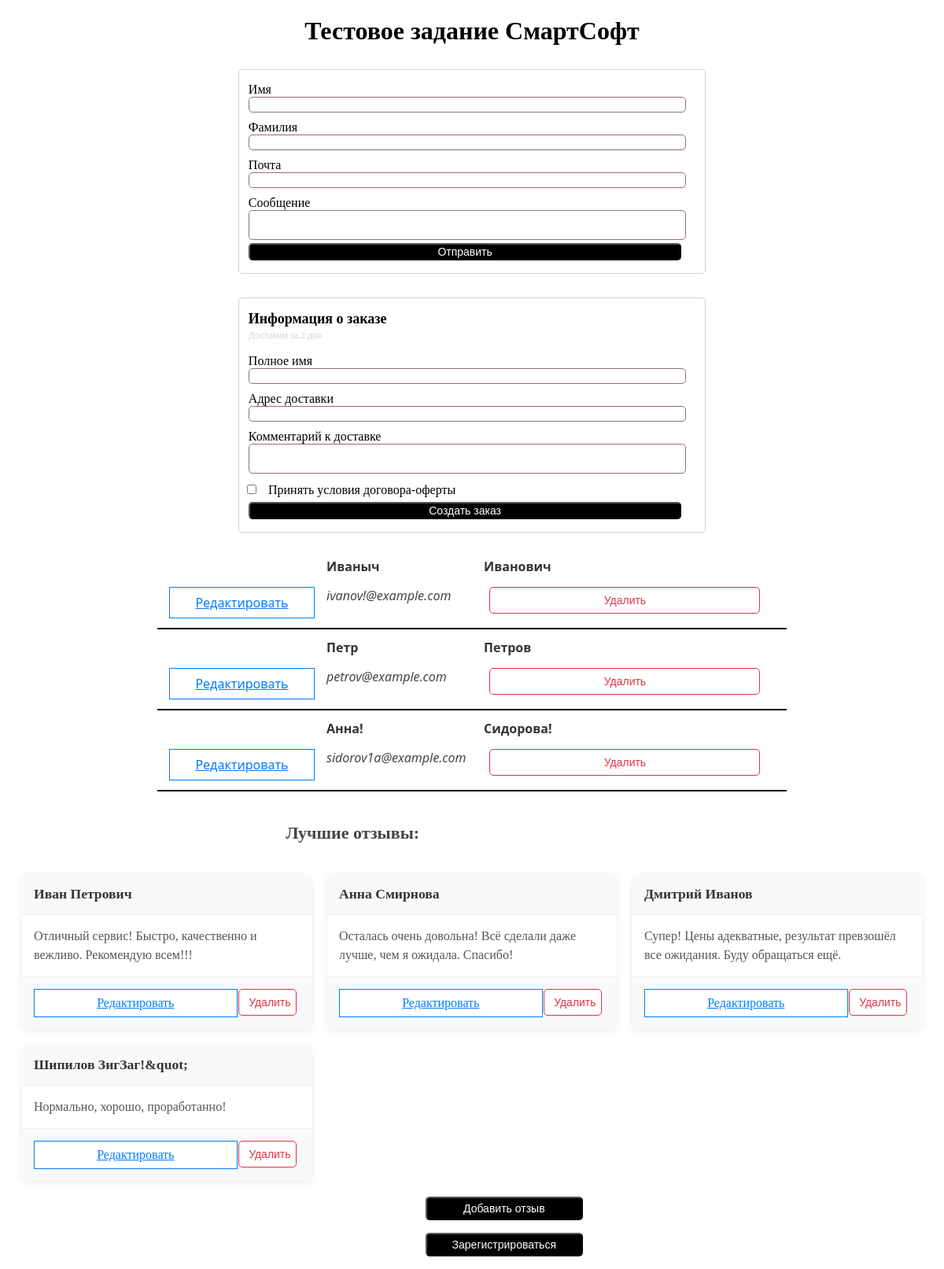
The page / on the database its author committed.
### tables this page shows
CREATE TABLE `users` (
  `id` int NOT NULL AUTO_INCREMENT,
  `name` varchar(255) DEFAULT NULL,
  `surname` varchar(255) DEFAULT NULL,
  `email` varchar(255) DEFAULT NULL,
  `message` text,
  PRIMARY KEY (`id`)
);

CREATE TABLE `reviews` (
  `id` int NOT NULL AUTO_INCREMENT,
  `name` varchar(255) DEFAULT NULL,
  `address` varchar(255) NOT NULL,
  `comment` text,
  PRIMARY KEY (`id`)
);

### Templates/Template.php (called while the page is built, shortened)
<?php
class Template {
    private $file_name = '';
    private $variables = null;
    function __construct($file_name, $variables)
    {
        $this->file_name = $file_name;
        $this->variables = $variables;
    }
    public function view(): string
    {
        $file_name = $this->getFileName();
        $variables = $this->getVariables();
        include $file_name;
        return ob_get_clean();
    }
    private function getFileName(): string
    {
        return $this->file_name;
    }
    private function getVariables(): ?array
    {
        return $this->variables;
    }
}
?>

### index.php (called while the page is built, shortened)
<?php
    include_once __DIR__ . "/Controllers/IndexController.php";
    (new IndexController())->view()
    ?>

### Models/Model.php (called while the page is built, shortened)
<?php
abstract class Model extends Config
{
    protected $connect;
    protected $table = '';
    public function __construct()
    {
        $this->connect = mysqli_connect($this->server, $this->user, $this->password, $this->db_name);
        mysqli_set_charset($this->connect, "utf8");
    }
    public function findAll(): array
    {
        $select = "SELECT * FROM `" . $this->table . "`";
        $result = mysqli_query($this->connect, $select);
        $rows = mysqli_fetch_all($result, MYSQLI_ASSOC);
        return $rows;
    }
}
?>

### Controllers/IndexController.php (called while the page is built, shortened)
<?php
include_once __DIR__ . "/Controller.php";
class IndexController extends Controller {
    private function getOrderBlock(): string
    {
        return $this->template('Templates/IndexLayout/orderBlock.php');
    }
    private function getMakeReviewBlock(): string
    {
        return $this->template('Templates/IndexLayout/makeReviewBlock.php');
    }
    private function getMakeUserBlock(): string
    {
        return $this->template('Templates/IndexLayout/makeUserBlock.php');
    }
    private function getUserInfoBlock(): string
    {
        return $this->template('Templates/IndexLayout/userInfoBlock.php');
    }
    private function getReviews(): string
{
    $reviews = (new Review())->findAll();
    return $this->template('Templates/IndexLayout/reviewBlock.php', ['reviews' => $reviews]);
}
    private function getUsers(): string
    {
        $user = new User();
        $users = $user->findAll();
        return $this->template('Templates/IndexLayout/Users.php', ['users' => $users]);
    }
    protected function layout(): string
    {
        $users = $this->getUsers();
        $userInfoBlock = $this->getUserInfoBlock();
        $orderBlock = $this->getOrderBlock();
        $comments = $this->getReviews();
        $makeReviewBlock = $this->getMakeReviewBlock();
        $makeUserBlock = $this->getMakeUserBlock();
        return $this->template('Templates/IndexLayout/Layout.php', [
            'users' => $users,
            'userInfoBlock' => $userInfoBlock,
            'orderBlock' => $orderBlock,
            'comments' => $comments,
            'makeReviewBlock' => $makeReviewBlock,
            'makeUserBlock' => $makeUserBlock,
        ]);
    }
}
?>

### Templates/IndexLayout/reviewBlock.php (the view, shortened to what this page needs)
<div class="reviews-container">
    <?php
    $maxReviews = 6;
    $counter = 0;
    if (!empty($reviews)):
        foreach ($reviews as $review):
            $name = htmlspecialchars($review['name'] ?? 'Аноним');
            $comment = htmlspecialchars($review['comment'] ?? 'Без комментария');
    ?>
            <div class="review-card">
                <div class="card-header">
                    <h5 class="card-title"><?= $name ?></h5>
                </div>
                <div class="card-body">
                    <p class="card-text"><?= nl2br($comment) ?></p>
                </div>
                <div class="card-footer">
                    <div class="btn-group">
                       <a href="edit.php?entity=review&id=<?= (int)$review['id'] ?>"
                        class="btn btn-outline-primary">
                            Редактировать
                        </a>
                        <form method="post" action="delete.php">
                            <button type="submit"
                                    class="btn btn-outline-danger"
                                    onclick="return confirm('Удалить этот отзыв?')">
                                Удалить
                            </button>
                        </form>
                    </div>
                </div>
            </div>
    <?php
        endforeach;
    else:
    ?>
        <div class="no-reviews">
            <p>Пока нет отзывов. Будьте первым!</p>
        </div>
    <?php endif; ?>
</div>

### Controllers/Controller.php (shortened to what this page needs)
<?php
include_once __DIR__ . "/../Templates/Template.php";
abstract class Controller
{
    public function view(): void
    {
        echo $this->header() .
            $this->layout() .
            $this->footer();
    }
    protected function header(): string
    {
        return $this->template('Templates/MainLayout/header.php');
    }
    public function footer(): string
    {
        return $this->template('Templates/MainLayout/footer.php');
    }
    public function template(string $file_name, ?array $variables = null): string
    {
        $template = new Template($file_name, $variables);
        return $template->view();
    }
}
?>

### Templates/MainLayout/header.php (shortened to what this page needs)
<!DOCTYPE html>
<html>
    <head>
        <link rel="stylesheet" href="main.css">
        <link rel="stylesheet" href="https://cdn.jsdelivr.net/npm/sweetalert2@11/dist/sweetalert2.min.css">
    </head>
    <body>
        <h1 style="text-align: center;">Тестовое задание СмартСофт</h1>

### Templates/IndexLayout/Users.php (shortened to what this page needs)
<div class="users-container">
    <?php foreach ($users as $user): ?>
        <div class="user-item">
        <span></span>
            <span class="user-name"><?= htmlspecialchars($user['name']) ?></span>
            <span class="user-surname"><?= htmlspecialchars($user['surname']) ?></span>
            <a href="edit.php?entity=user&id=<?= (int)$user['id'] ?>"
                   class="btn btn-outline-primary btn-sm">
                    Редактировать
                </a>
            <span class="user-email"><?= htmlspecialchars($user['email']) ?></span>
            <div class="user-actions">
                <form method="post" action="delete.php" style="display: inline;">
                    <button type="submit"
                            class="btn btn-outline-danger btn-sm"
                            onclick="return confirm('Удалить этого пользователя?')">
                        Удалить
                    </button>
                </form>
            </div>
        </div>
    <?php endforeach; ?>
</div>

### Templates/IndexLayout/userInfoBlock.php (shortened to what this page needs)
<form class="panel" id="user_info">
    <div>
        <label>Имя</label><br>
        <input minlength="3" type="text" required id="user_name" name="user_name"><br>
    </div>
    <div>
        <label>Фамилия</label><br>
        <input type="text" id="usersurname" name="user_surname"><br>
    </div>
    <div>
        <label>Почта</label><br>
        <input type="email" required id="email" name="email"><br>
    </div>
    <div>
        <label>Сообщение</label><br>
        <textarea required maxlength="80" id="message" name="message"></textarea><br>
    </div>
        <button type="submit" id="sendButton">Отправить</button>
</form>

### Templates/IndexLayout/orderBlock.php (shortened to what this page needs)
<form action="main.js" method="post" class="panel" id="order_form">
        <label style="font-size: 18px;"><b>Информация о заказе</b></label><br>
        <label style="color: lightgray; font-size: 12px;">Доставим за 2 дня</label>
    <div>
        <label>Полное имя</label><br>
        <input minlength="3" type="text" required id="fullname" name="fullname" require><br>
    </div>
    <div>
        <label>Адрес доставки</label><br>
        <input type="text" id="address" name="address"><br>
    </div>
    <div>
        <label>Комментарий к доставке</label><br>
        <textarea id="order_comm" name="order_comm"></textarea>
    </div>
    <div>
        <input required style="margin: 10px" type="checkbox" id="contract" name="contract">
        <label style="margin: 1px;" for="contract">Принять условия договoра-оферты</label>
    </div>
        <button type="button" id="click_order">Создать заказ</button>
</form>

### Templates/IndexLayout/makeReviewBlock.php (shortened to what this page needs)
<button type="button" style="width: 200px; height: 30px; margin-left: 45%;" id="makeReviewBlock">Добавить отзыв</button>

### Templates/IndexLayout/makeUserBlock.php (shortened to what this page needs)
<button type="button" style="width: 200px; height: 30px; margin-left: 45%;" id="makeUserBlock">Зарегистрироваться
</button>

### Templates/IndexLayout/Layout.php
<?=$userInfoBlock?>
<?=$orderBlock?>
<?=$users?>
<h2>Лучшие отзывы:</h2>
<?=$comments?>
<?=$makeReviewBlock?>
<p>
<?=$makeUserBlock?>

### Templates/MainLayout/footer.php (shortened to what this page needs)
    </body>
</html>

### main.css (style rules this page uses)
.panel { border: 1px solid lightgray; border-radius: 5px; width: 50%; margin: auto; margin-top: 30px; }
input, textarea, button { margin: 0% 2% 0%; width: 93%; font-size: 14px; }
input, textarea { border: 1px solid rgb(141, 114, 114); border-radius: 5px; }
button { background: black; color: white; border-radius: 5px; cursor: pointer; width: 93%; }
label, input { margin: 0px 2% 10px; width: 93%; }
textarea { resize:none; }
input[type="checkbox"] { width: 12px; height: 12px; accent-color: black; cursor: pointer; }
h2 { color: #444; margin-top: 20px; margin-left: 30%; font-size: 22px; }
.users-container { font-family: 'Segoe UI', Roboto, sans-serif; max-width: 800px; margin: 0 auto; padding: 20px; }
.user-item { display: grid; grid-template-columns: 1fr 1fr 2fr; gap: 15px; padding: 12px 15px; border-bottom: 2px solid #000000; transition: background-color 0.2s; }
.user-name { font-weight: 600; color: #333; }
.user-surname { color: #333; font-weight: 600; }
.user-email { color: #464545; font-style: italic; overflow: hidden; text-overflow: ellipsis; }
.reviews-container { display: grid; grid-template-columns: repeat(3, 1fr); gap: 20px; max-width: 1200px; margin: 0 auto; padding: 20px; }
.review-card { background: white; border-radius: 8px; box-shadow: 0 2px 10px rgba(0, 0, 0, 0.08); overflow: hidden; transition: all 0.3s ease; display: flex; flex-direction: column; height: 100%; }
.card-header { padding: 15px; background-color: #f8f9fa; border-bottom: 1px solid #eee; }
.card-title { margin: 0; font-size: 1.1rem; color: #333; }
.card-body { padding: 15px; flex-grow: 1; }
.card-text { color: #555; line-height: 1.5; margin: 0; }
.card-footer { padding: 15px; background-color: #f8f9fa; border-top: 1px solid #eee; }
.btn-group { display: flex; width: 100%; }
.btn { flex: 1; padding: 8px 12px; text-align: center; border: 1px solid #ddd; background: white; cursor: pointer; transition: all 0.2s; }
.btn-outline-primary { color: #007bff; border-color: #007bff; }
.btn-outline-danger { color: #dc3545; border-color: #dc3545; }

### rows shown on the page
users: name "Иваныч", surname "Иванович", email "ivanov!@example.com"
users: name "Петр", surname "Петров", email "petrov@example.com"
users: name "Анна!", surname "Сидорова!", email "sidorov1a@example.com"
reviews: name "Иван Петрович", comment "Отличный сервис! Быстро, качественно и вежливо. Рекомендую всем!!!"
reviews: name "Анна Смирнова", comment "Осталась очень довольна! Всё сделали даже лучше, чем я ожидала. Спасибо!"
reviews: name "Дмитрий Иванов", comment "Супер! Цены адекватные, результат превзошёл все ожидания. Буду обращаться ещё."
reviews: name "Шипилов ЗигЗаг!&quot;", comment "Нормально, хорошо, проработанно!"
